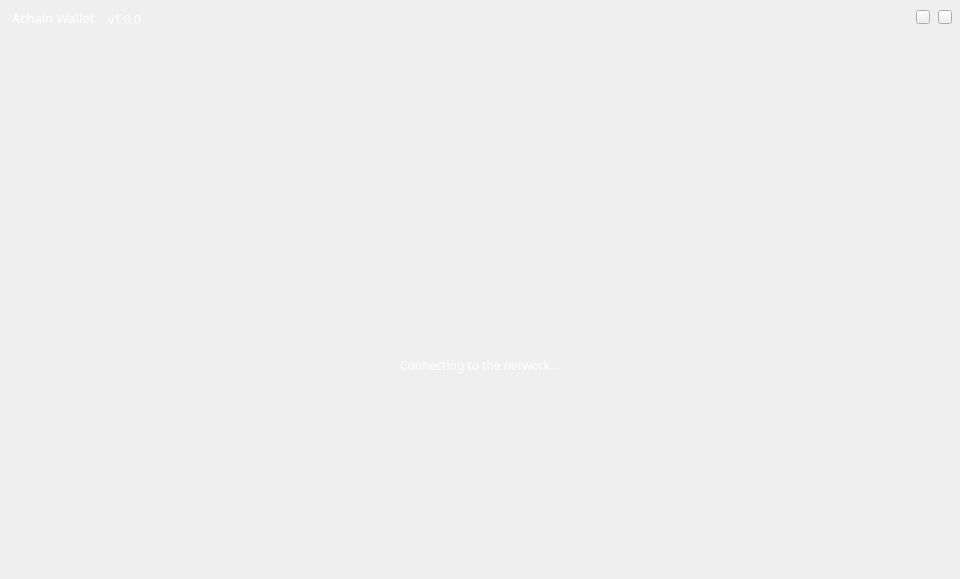
<?xml version="1.0" encoding="UTF-8"?>
<ui version="4.0">
 <class>WaitingForSync</class>
 <widget class="QWidget" name="WaitingForSync">
  <property name="geometry">
   <rect>
    <x>0</x>
    <y>0</y>
    <width>960</width>
    <height>579</height>
   </rect>
  </property>
  <property name="windowTitle">
   <string>Form</string>
  </property>
  <widget class="QToolButton" name="minBtn">
   <property name="geometry">
    <rect>
     <x>916</x>
     <y>10</y>
     <width>14</width>
     <height>14</height>
    </rect>
   </property>
   <property name="cursor">
    <cursorShape>PointingHandCursor</cursorShape>
   </property>
   <property name="focusPolicy">
    <enum>Qt::NoFocus</enum>
   </property>
   <property name="text">
    <string/>
   </property>
  </widget>
  <widget class="QToolButton" name="closeBtn">
   <property name="geometry">
    <rect>
     <x>938</x>
     <y>10</y>
     <width>14</width>
     <height>14</height>
    </rect>
   </property>
   <property name="cursor">
    <cursorShape>PointingHandCursor</cursorShape>
   </property>
   <property name="focusPolicy">
    <enum>Qt::NoFocus</enum>
   </property>
   <property name="text">
    <string/>
   </property>
  </widget>
  <widget class="QLabel" name="logoLabel">
   <property name="geometry">
    <rect>
     <x>380</x>
     <y>137</y>
     <width>190</width>
     <height>112</height>
    </rect>
   </property>
   <property name="text">
    <string/>
   </property>
   <property name="alignment">
    <set>Qt::AlignCenter</set>
   </property>
  </widget>
  <widget class="QLabel" name="textLabel">
   <property name="geometry">
    <rect>
     <x>381</x>
     <y>220</y>
     <width>197</width>
     <height>29</height>
    </rect>
   </property>
   <property name="font">
    <font>
     <family>宋体</family>
     <pointsize>24</pointsize>
     <weight>75</weight>
     <bold>true</bold>
    </font>
   </property>
   <property name="styleSheet">
    <string notr="true">color: rgb(255, 255, 255);</string>
   </property>
   <property name="text">
    <string/>
   </property>
   <property name="alignment">
    <set>Qt::AlignCenter</set>
   </property>
  </widget>
  <widget class="QLabel" name="gifLabel">
   <property name="geometry">
    <rect>
     <x>465</x>
     <y>301</y>
     <width>39</width>
     <height>39</height>
    </rect>
   </property>
   <property name="text">
    <string/>
   </property>
  </widget>
  <widget class="QLabel" name="loadingLabel">
   <property name="geometry">
    <rect>
     <x>330</x>
     <y>350</y>
     <width>300</width>
     <height>30</height>
    </rect>
   </property>
   <property name="font">
    <font>
     <family>微软雅黑</family>
     <pointsize>9</pointsize>
    </font>
   </property>
   <property name="styleSheet">
    <string notr="true">color: rgb(255, 255, 255);</string>
   </property>
   <property name="text">
    <string>Connecting to the network...</string>
   </property>
   <property name="alignment">
    <set>Qt::AlignCenter</set>
   </property>
  </widget>
  <widget class="QLabel" name="versionLabel_2">
   <property name="geometry">
    <rect>
     <x>12</x>
     <y>10</y>
     <width>91</width>
     <height>16</height>
    </rect>
   </property>
   <property name="font">
    <font>
     <family>微软雅黑</family>
     <pointsize>10</pointsize>
    </font>
   </property>
   <property name="styleSheet">
    <string notr="true">color: rgb(255, 255, 255);</string>
   </property>
   <property name="text">
    <string>Achain Wallet</string>
   </property>
  </widget>
  <widget class="QLabel" name="versionLabel">
   <property name="geometry">
    <rect>
     <x>108</x>
     <y>12</y>
     <width>81</width>
     <height>14</height>
    </rect>
   </property>
   <property name="font">
    <font>
     <family>微软雅黑</family>
     <pointsize>9</pointsize>
    </font>
   </property>
   <property name="styleSheet">
    <string notr="true">color: rgb(255, 255, 255);</string>
   </property>
   <property name="text">
    <string>v1.0.0</string>
   </property>
  </widget>
 </widget>
 <tabstops>
  <tabstop>minBtn</tabstop>
  <tabstop>closeBtn</tabstop>
 </tabstops>
 <resources/>
 <connections/>
</ui>
